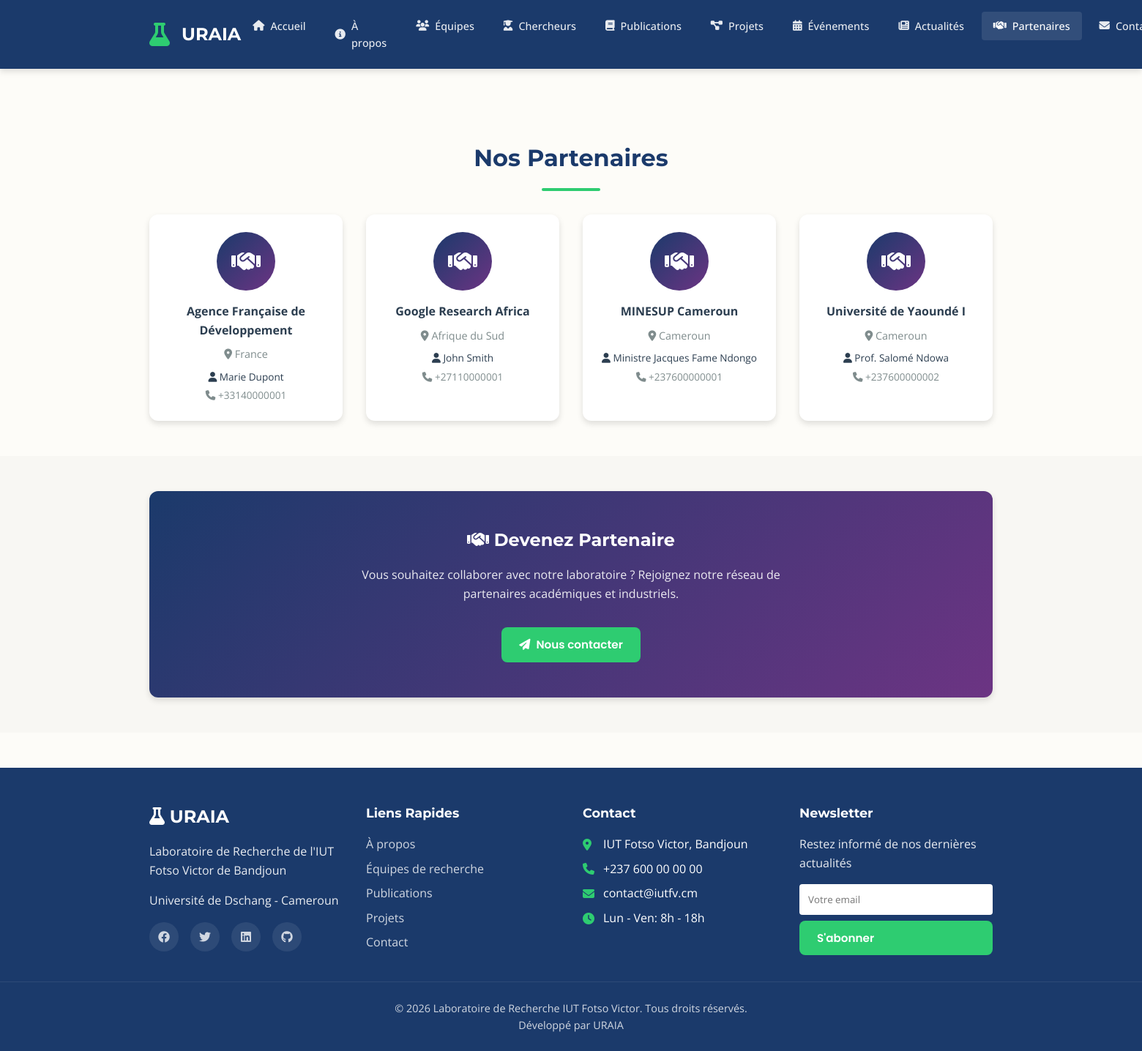
/partenaires.php, run on the app's committed database.
### tables this page shows
CREATE TABLE IF NOT EXISTS collaboration (
    idcol INT(2) PRIMARY KEY AUTO_INCREMENT,
    nom_organisme VARCHAR(100),
    pays VARCHAR(50),
    interlocuteur VARCHAR(100),
    telephone BIGINT,
    created_at TIMESTAMP DEFAULT CURRENT_TIMESTAMP,
    updated_at TIMESTAMP NULL ON UPDATE CURRENT_TIMESTAMP
);

### includes/functions.php (called while the page is built, shortened)
<?php
function e($string) {
    return htmlspecialchars($string, ENT_QUOTES, 'UTF-8');
}
?>

### partenaires.php (the view, shortened to what this page needs)
<?php
require_once __DIR__ . '/includes/header.php';
$stmt = $pdo->query("SELECT * FROM collaboration ORDER BY nom_organisme");
$partenaires = $stmt->fetchAll();
?>
<section class="page-section">
    <div class="container">
        <h2 class="section-title">Nos Partenaires</h2>
        <?php if (empty($partenaires)): ?>
        <div class="card">
            <div class="card-body" style="text-align: center; padding: 3rem;">
                <i class="fas fa-inbox" style="font-size: 3rem; color: var(--color-text-light); margin-bottom: 1rem;"></i>
                <p>Aucun partenaire enregistré pour le moment.</p>
            </div>
        </div>
        <?php else: ?>
        <div class="grid grid-4">
            <?php foreach ($partenaires as $partenaire): ?>
            <div class="card">
                <div class="card-body" style="text-align: center;">
                    <div style="width: 80px; height: 80px; background: linear-gradient(135deg, var(--color-primary), var(--color-secondary)); border-radius: 50%; display: flex; align-items: center; justify-content: center; margin: 0 auto 1rem; color: white; font-size: 2rem;">
                        <i class="fas fa-handshake"></i>
                    </div>
                    <h4 style="margin-bottom: 0.5rem;"><?= e($partenaire['nom_organisme']) ?></h4>
                    <?php if ($partenaire['pays']): ?>
                    <p style="color: var(--color-text-light); font-size: 0.9rem; margin-bottom: 0.5rem;">
                        <i class="fas fa-map-marker-alt"></i> <?= e($partenaire['pays']) ?>
                    </p>
                    <?php endif; ?>
                    <?php if ($partenaire['interlocuteur']): ?>
                    <p style="font-size: 0.85rem; margin-bottom: 0.25rem;">
                        <i class="fas fa-user"></i> <?= e($partenaire['interlocuteur']) ?>
                    </p>
                    <?php endif; ?>
                    <?php if ($partenaire['telephone']): ?>
                    <p style="font-size: 0.85rem; color: var(--color-text-light);">
                        <i class="fas fa-phone"></i> +<?= e($partenaire['telephone']) ?>
                    </p>
                    <?php endif; ?>
                </div>
            </div>
            <?php endforeach; ?>
        </div>
        <?php endif; ?>
    </div>
</section>
<section class="page-section" style="background-color: rgba(0,0,0,0.02);">
    <div class="container">
        <div class="card" style="background: linear-gradient(135deg, var(--color-primary), var(--color-secondary)); color: white; text-align: center;">
            <div class="card-body" style="padding: 3rem 2rem;">
                <h2 style="font-family: var(--font-secondary); margin-bottom: 1rem;">
                    <i class="fas fa-handshake"></i> Devenez Partenaire
                </h2>
                <p style="max-width: 600px; margin: 0 auto 2rem; opacity: 0.9;">
                    Vous souhaitez collaborer avec notre laboratoire ? Rejoignez notre réseau de partenaires académiques et industriels.
                </p>
                <a href="<?= $base_path ?>contact.php" class="btn btn-primary" style="background-color: var(--color-accent);">
                    <i class="fas fa-paper-plane"></i> Nous contacter
                </a>
            </div>
        </div>
    </div>
</section>
<?php require_once __DIR__ . '/includes/footer.php'; ?>

### css/style.css (style rules this page uses)
:root { --color-primary: #1B3A6B; --color-secondary: #6C3483; --color-accent: #2ECC71; --color-bg-light: #FDFCF8; --color-bg-white: #FFFFFF; --color-text-dark: #2C3E50; --color-text-light: #7F8C8D; --color-border: #E0E0E0; --color-bg-dark: #1B3A6B; --color-bg-card-dark: #2C4B7E; --color-text-dark-mode: #FDFCF8; --color-secondary-light: #9B59B6; --font-primary: 'Poppins', sans-serif; --font-secondary: 'Montserrat', sans-serif; --font-body: 'Open Sans', sans-serif; --spacing-xs: 0.5rem; --spacing-sm: 1rem; --spacing-md: 1.5rem; --spacing-lg: 2rem; --spacing-xl: 3rem; --shadow-sm: 0 2px 4px rgba(0,0,0,0.1); --shadow-md: 0 4px 8px rgba(0,0,0,0.12); --shadow-lg: 0 8px 16px rgba(0,0,0,0.15); --radius-sm: 4px; --radius-md: 8px; --radius-lg: 12px; --radius-xl: 20px; }
* { margin: 0; padding: 0; box-sizing: border-box; }
html { scroll-behavior: smooth; }
body { font-family: var(--font-body); background-color: var(--color-bg-light); color: var(--color-text-dark); line-height: 1.6; transition: background-color 0.3s ease, color 0.3s ease; }
.container { max-width: 1200px; margin: 0 auto; padding: 0 var(--spacing-md); }
a { text-decoration: none; color: inherit; transition: color 0.3s ease; }
.btn { display: inline-flex; align-items: center; gap: 0.5rem; padding: 0.75rem 1.5rem; border: none; border-radius: var(--radius-md); font-family: var(--font-primary); font-weight: 600; font-size: 0.95rem; cursor: pointer; transition: all 0.3s ease; }
.btn-primary { background-color: var(--color-accent); color: white; }
.card { background-color: var(--color-bg-white); border-radius: var(--radius-lg); box-shadow: var(--shadow-md); overflow: hidden; transition: transform 0.3s ease, box-shadow 0.3s ease; }
.card-body { padding: var(--spacing-md); }
.grid { display: grid; gap: var(--spacing-lg); }
.grid-4 { grid-template-columns: repeat(4, 1fr); }
.section-title { font-family: var(--font-secondary); font-size: 2rem; color: var(--color-primary); margin-bottom: var(--spacing-lg); text-align: center; position: relative; }
.section-title::after { content: ''; display: block; width: 80px; height: 4px; background-color: var(--color-accent); margin: var(--spacing-sm) auto 0; border-radius: 2px; }
.page-section { padding: var(--spacing-xl) 0; }

### data on the page
collaboration: nom_organisme "Agence Française de Développement", pays "France", interlocuteur "Marie Dupont", telephone "33140000001"
collaboration: nom_organisme "Google Research Africa", pays "Afrique du Sud", interlocuteur "John Smith", telephone "27110000001"
collaboration: nom_organisme "MINESUP Cameroun", pays "Cameroun", interlocuteur "Ministre Jacques Fame Ndongo", telephone "237600000001"
collaboration: nom_organisme "Université de Yaoundé I", pays "Cameroun", interlocuteur "Prof. Salomé Ndowa", telephone "237600000002"
